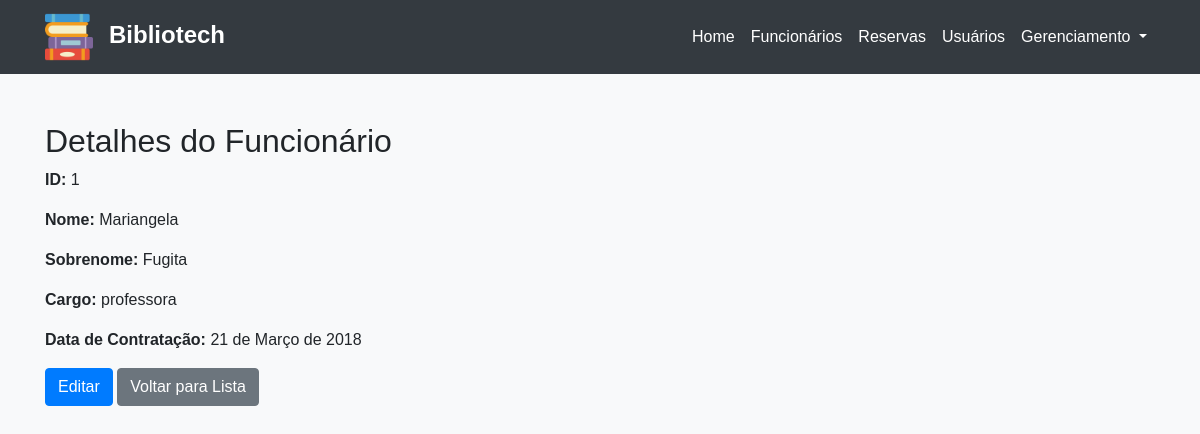
/funcionario/1/, run on the app's committed database.
### appmodelo/models.py (models this page shows, shortened)
class Funcionario(models.Model):
    nome = models.CharField(max_length=100)
    sobrenome = models.CharField(max_length=100)
    cargo = models.CharField(max_length=100)
    data_contratacao = models.DateField()

### appmodelo/views/FuncionarioViews.py (the view)
# urls.py: path('funcionario/<int:pk>/', detalhes_funcionario, name='detalhes_funcionario'),
def detalhes_funcionario(request, pk):
    funcionario = get_object_or_404(Funcionario, pk=pk)
    return render(request, 'detalhes_funcionario.html', {'funcionario': funcionario})

### appmodelo/templates/detalhes_funcionario.html
{% extends 'Header.html' %} {% block content %}
<h2>Detalhes do Funcionário</h2>
<p><strong>ID:</strong> {{ funcionario.id }}</p>
<p><strong>Nome:</strong> {{ funcionario.nome }}</p>
<p><strong>Sobrenome:</strong> {{ funcionario.sobrenome }}</p>
<p><strong>Cargo:</strong> {{ funcionario.cargo }}</p>
<p><strong>Data de Contratação:</strong> {{ funcionario.data_contratacao }}</p>
<a href="{% url 'editar_funcionario' funcionario.id %}" class="btn btn-primary"
  >Editar</a
>
<a href="{% url 'lista_funcionarios' %}" class="btn btn-secondary"
  >Voltar para Lista</a
>
{% endblock %}

### appmodelo/static/css/style.css (style rules this page uses)
body { background-color: #f8f9fa; font-family: Arial, sans-serif; }

### data on the page
Funcionario: id "1", nome "Mariangela", sobrenome "Fugita", cargo "professora", data_contratacao "21 de Março de 2018"
